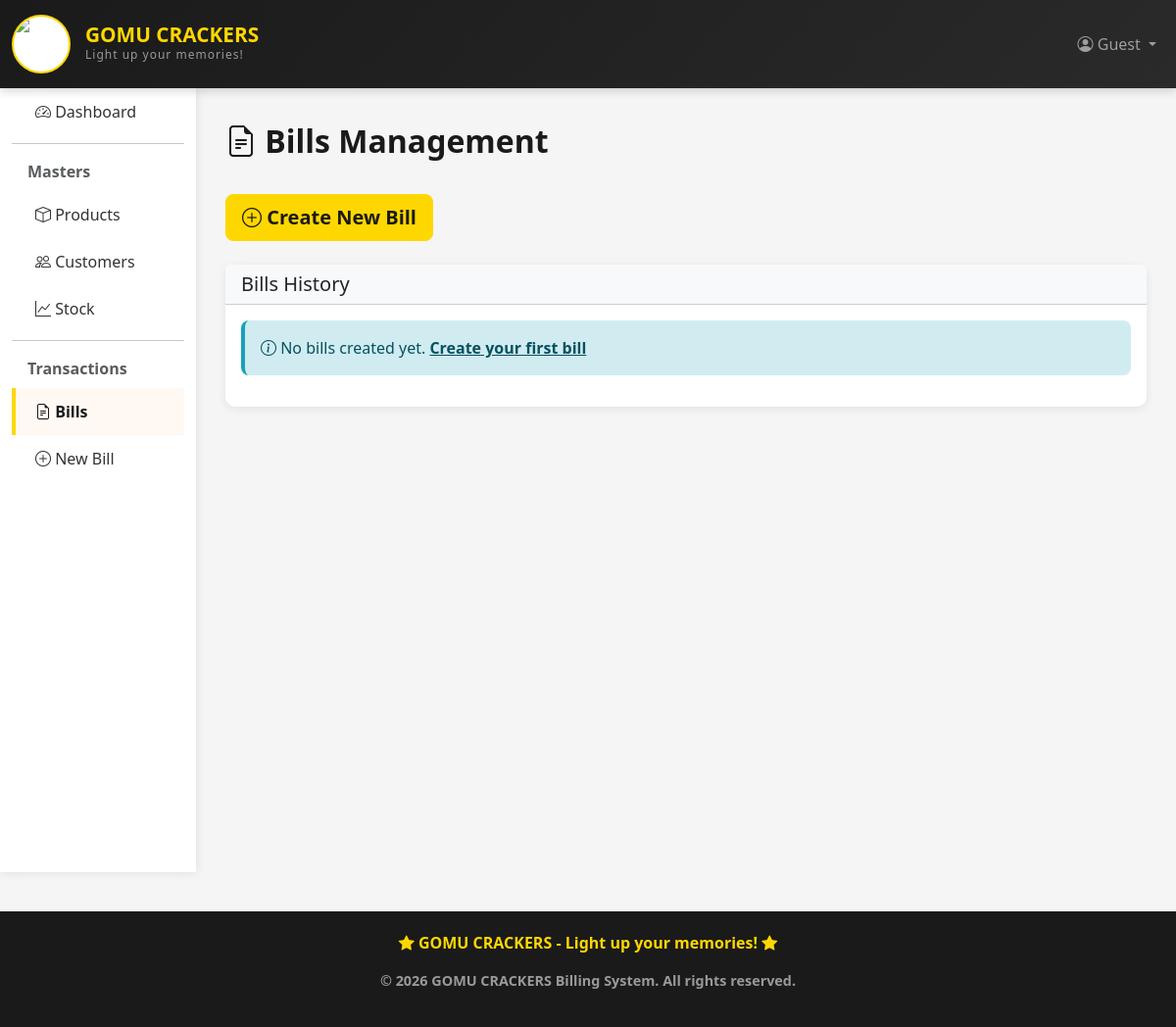
Before: /billing/bills/ with the older database file.
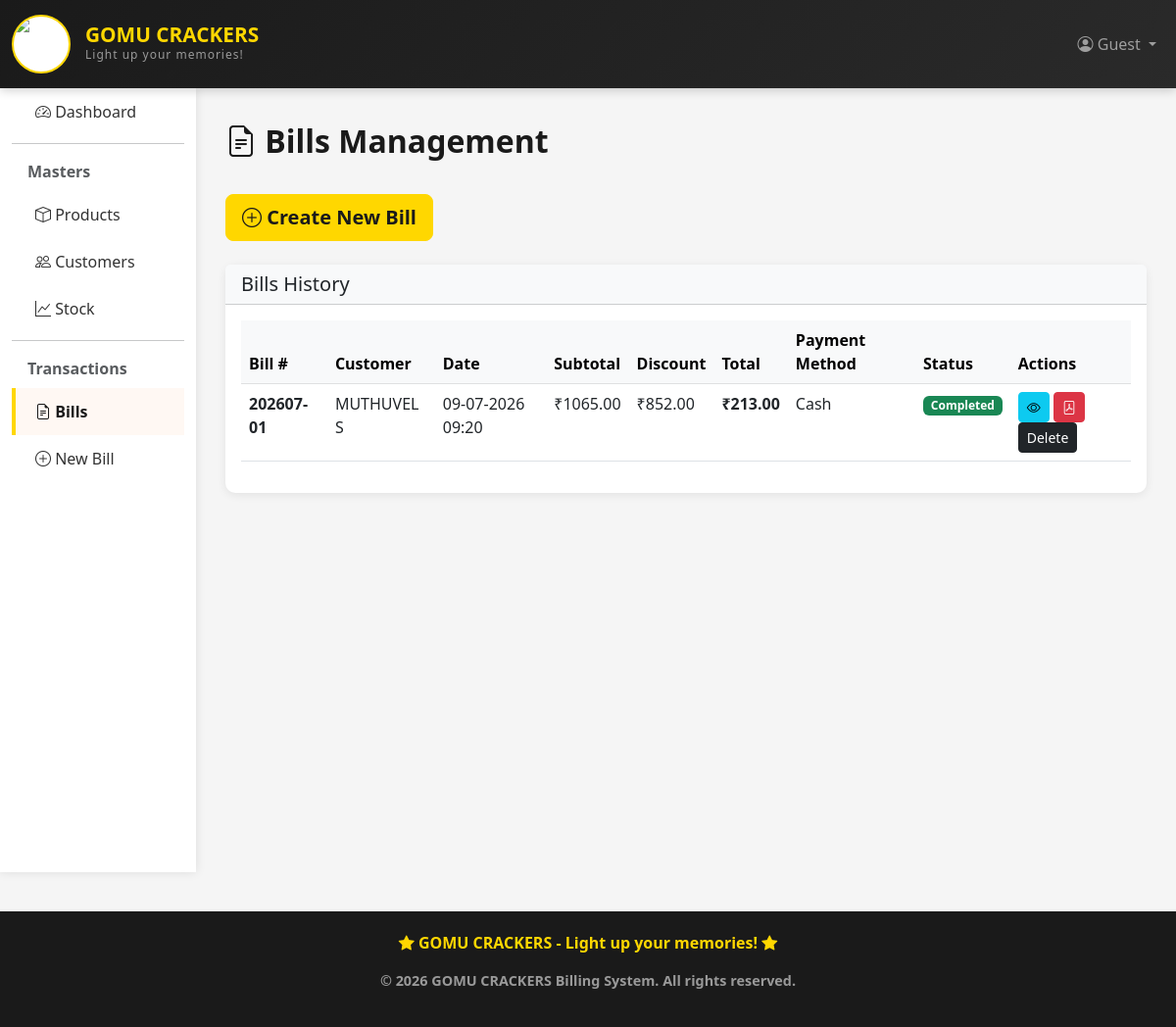
After: the same page with the newer database file.
### billing_app/models.py (models this page shows, shortened)
class Bill(models.Model):
    PAYMENT_CHOICES = [
        ('cash', 'Cash'),
        ('card', 'Card'),
        ('upi', 'UPI'),
        ('cheque', 'Cheque'),
    ]
    bill_number = models.CharField(max_length=30, unique=True, blank=True, null=True, editable=False)
    bill_sequence = models.PositiveIntegerField(default=1)
    customer = models.ForeignKey(Customer, on_delete=models.SET_NULL, null=True, blank=True)
    bill_date = models.DateTimeField(auto_now_add=True)
    subtotal = models.DecimalField(max_digits=10, decimal_places=2, default=0)
    discount_percent = models.DecimalField(max_digits=5, decimal_places=2, default=0)
    discount_amount = models.DecimalField(max_digits=10, decimal_places=2, default=0)
    total_amount = models.DecimalField(max_digits=10, decimal_places=2, default=0)
    payment_method = models.CharField(max_length=10, choices=PAYMENT_CHOICES, default='cash')
    payment_received = models.DecimalField(max_digits=10, decimal_places=2, default=0)
    change_amount = models.DecimalField(max_digits=10, decimal_places=2, default=0)
    is_completed = models.BooleanField(default=False)
    notes = models.TextField(blank=True, null=True)
    created_at = models.DateTimeField(auto_now_add=True)
    updated_at = models.DateTimeField(auto_now=True)
    class Meta:
        ordering = ['-bill_date']

class Customer(models.Model):
    name = models.CharField(max_length=100)
    phone = models.CharField(max_length=15)
    email = models.EmailField(blank=True, null=True)
    address = models.TextField(blank=True, null=True)
    city = models.CharField(max_length=50, blank=True, null=True)
    created_at = models.DateTimeField(auto_now_add=True)
    updated_at = models.DateTimeField(auto_now=True)
    class Meta:
        ordering = ['-created_at']

### billing_app/views.py (the view)
# urls.py: path('bills/', views.bill_list, name='bill_list'),
def bill_list(request):
    bills = Bill.objects.all()
    return render(request, 'billing/bill_list.html', {'bills': bills})

### billing_app/templates/billing/bill_list.html (shortened to what this page needs)
{% extends 'billing/base.html' %}
{% block content %}
<div class="page-title">
    <i class="bi bi-file-earmark-text"></i> Bills Management
</div>
<div class="mb-4">
    <a href="{% url 'bill_create' %}" class="btn btn-primary btn-lg">
        <i class="bi bi-plus-circle"></i> Create New Bill
    </a>
</div>
<div class="card">
    <div class="card-header bg-light">
        <h5 class="mb-0">Bills History</h5>
    </div>
    <div class="card-body">
        {% if bills %}
            <div class="table-responsive">
                <table class="table table-hover">
                    <thead class="table-light">
                        <tr>
                            <th>Bill #</th>
                            <th>Customer</th>
                            <th>Date</th>
                            <th>Subtotal</th>
                            <th>Discount</th>
                            <th>Total</th>
                            <th>Payment Method</th>
                            <th>Status</th>
                            <th>Actions</th>
                        </tr>
                    </thead>
                    <tbody>
                        {% for bill in bills %}
                        <tr>
                            <td><strong>{{ bill.bill_number }}</strong></td>
                            <td>{{ bill.customer.name|default:"Walk-in" }}</td>
                            <td>{{ bill.bill_date|date:"d-m-Y H:i" }}</td>
                            <td>₹{{ bill.subtotal|floatformat:2 }}</td>
                            <td>₹{{ bill.discount_amount|floatformat:2 }}</td>
                            <td><strong>₹{{ bill.total_amount|floatformat:2 }}</strong></td>
                            <td>{{ bill.get_payment_method_display }}</td>
                            <td>
                                {% if bill.is_completed %}
                                    <span class="badge bg-success">Completed</span>
                                {% else %}
                                    <span class="badge bg-warning">Pending</span>
                                {% endif %}
                            </td>
                            <td>
                                <a href="{% url 'bill_detail' bill.id %}" class="btn btn-sm btn-info" title="View Details">
                                    <i class="bi bi-eye"></i>
                                </a>
                                <a href="{% url 'bill_pdf' bill.id %}" class="btn btn-sm btn-danger" title="Download PDF">
                                    <i class="bi bi-file-pdf"></i>
                                </a>
                                <a href="{% url 'delete_bill' bill.id %}"
       class="btn btn-dark btn-sm"
       onclick="return confirm('Are you sure you want to delete this bill?');">
        Delete
    </a>
                            </td>
                        </tr>
                        {% endfor %}
                    </tbody>
                </table>
            </div>
        {% else %}
            <div class="alert alert-info">
                <i class="bi bi-info-circle"></i> No bills created yet.
                <a href="{% url 'bill_create' %}" class="alert-link">Create your first bill</a>
            </div>
        {% endif %}
    </div>
</div>
{% endblock %}

Changed rows visible on the page:
added Bill: bill_number "202607-01", customer.name "MUTHUVEL S", bill_date "09-07-2026 09:20", subtotal "1065.00", discount_amount "852.00", total_amount "213.00", payment_method "Cash", is_completed "Completed"
Other visible differences:
text no longer shown: "No bills created yet. Create your first bill"
text now shown: "Bill # Customer Date Subtotal Discount Total Payment Method Status Actions"
